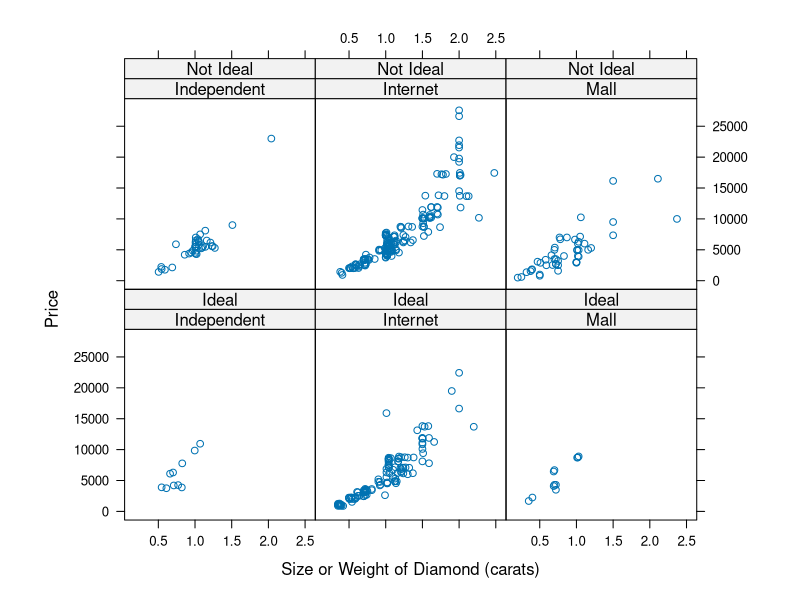
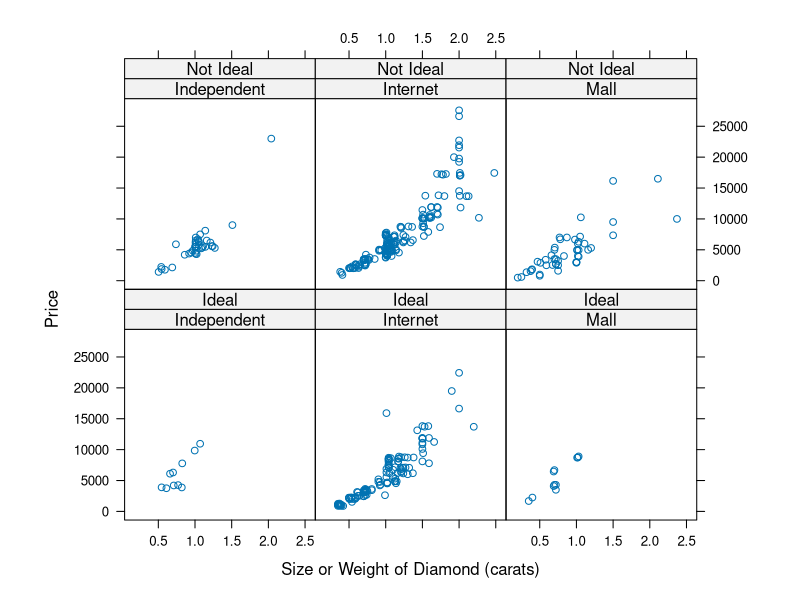

Here is the R script that generated these plots, in order:
# two_months_salary.r

# Sample R program to begin work on the Two Month's Salary case study

# to run the entire source code program type:  source("two_months_salary.r")  

# read in data from comma-delimited text file
diamonds <- read.csv("two_months_salary.csv")

cat("\n","----- Initial Structure of diamonds data frame -----","\n")
# examine the structure of the initial data frame
print(str(diamonds))

# we can create a new channel factor called internet as a binary indicator   
# the ifelse() function is a good way to do this type of variable definition
diamonds$internet <- ifelse((diamonds$channel == "Internet"),2,1)
diamonds$internet <- factor(diamonds$internet,levels=c(1,2),labels=c("NO","YES"))

cat("\n","----- Checking the Definition of the internet factor -----","\n")
# check the definition of the internet factor
print(table(diamonds$channel,diamonds$internet))
 
# we might want to transform the response variable price using a log function
diamonds$logprice <- log(diamonds$price)

cat("\n","----- Revised Structure of diamonds data frame -----","\n")
# we check the structure of the diamonds data frame again
print(str(diamonds))
                                                                      
# install the lattice graphics package prior to using the library() function

library(lattice) # required for the xyplot() function

# let's prepare a graphical summary of the diamonds data
# we note that price and carat are numeric variables with a strong relationship
# also cut and channel are factor variables related to price
# showing the relationship between price and carat, while conditioning
# on cut and channel provides a convenient view of the diamonds data
# in addition, we jitter to show all points in the data frame

xyplot(jitter(price) ~ jitter(carat) | channel + cut, 
       data = diamonds,
        aspect = 1, 
        layout = c(3, 2),
        strip=function(...) strip.default(..., style=1),
        xlab = "Size or Weight of Diamond (carats)", 
        ylab = "Price")
        
# to output this plot as a pdf file we use the pdf() function and close with dev.off()

pdf("plot_diamonds_lattice.pdf",width=11,height=8.5)
xyplot(jitter(price) ~ jitter(carat) | channel + cut, 
       data = diamonds,
        aspect = 1, 
        layout = c(3, 2),
        strip=function(...) strip.default(..., style=1),
        xlab = "Size or Weight of Diamond (carats)", 
        ylab = "Price")
 dev.off()
 
# having looked at the data, we are ready to begin our modeling work
# we can use the lm() function for linear regression
# predicting price from combinations of explanatory variables
# we can explore variable transformations
 
# for a generalized linear model we might try using the glm() function 
# to predict channel, internet (YES or NO), from price or other variables
# for logistic regression, we would use glm() with family="binomial"

# the modeling methods we employ should make sense for the case study problem
 


